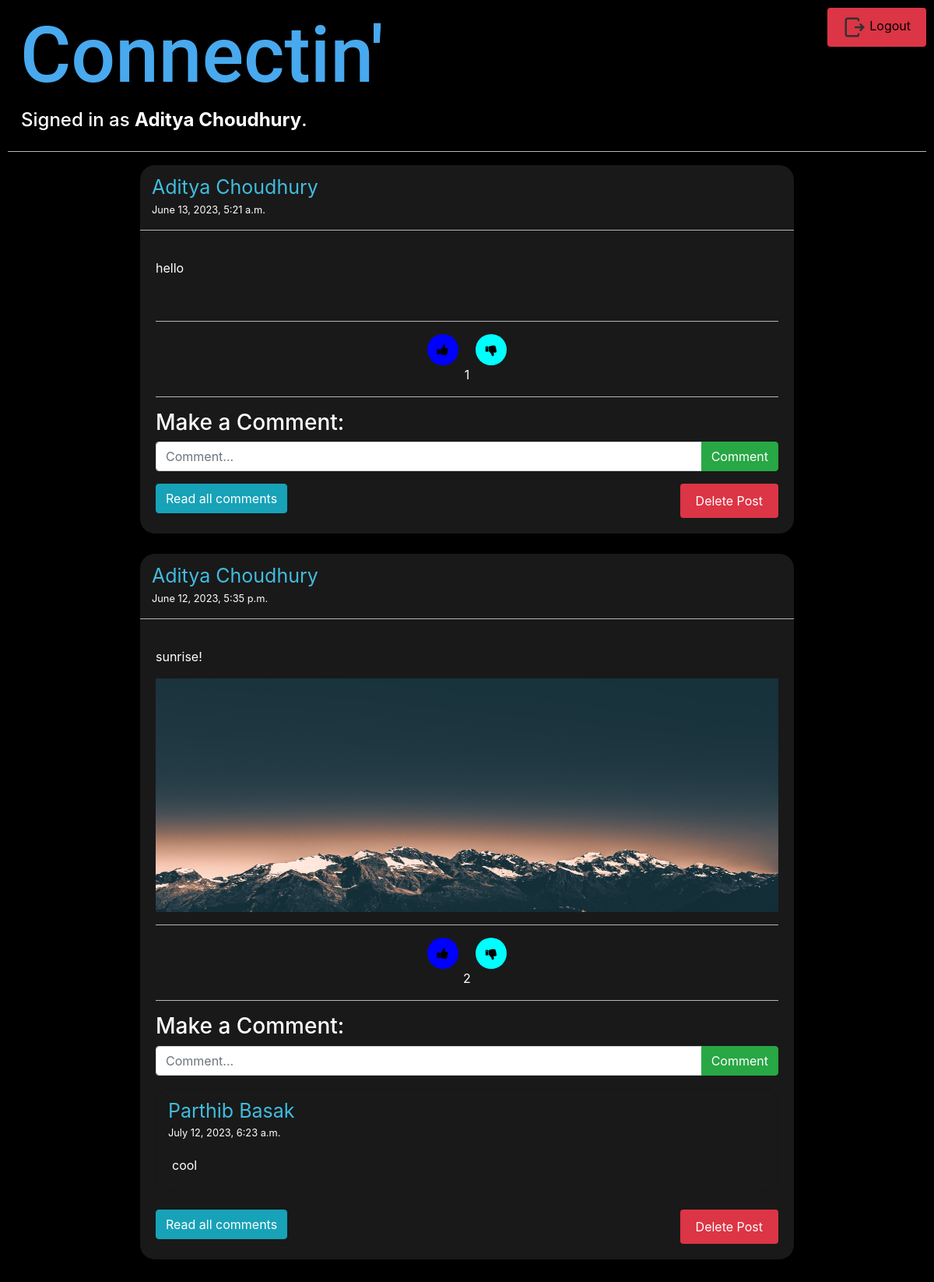
Page /myposts/adityachoudhury (signed in) on the earlier database version.
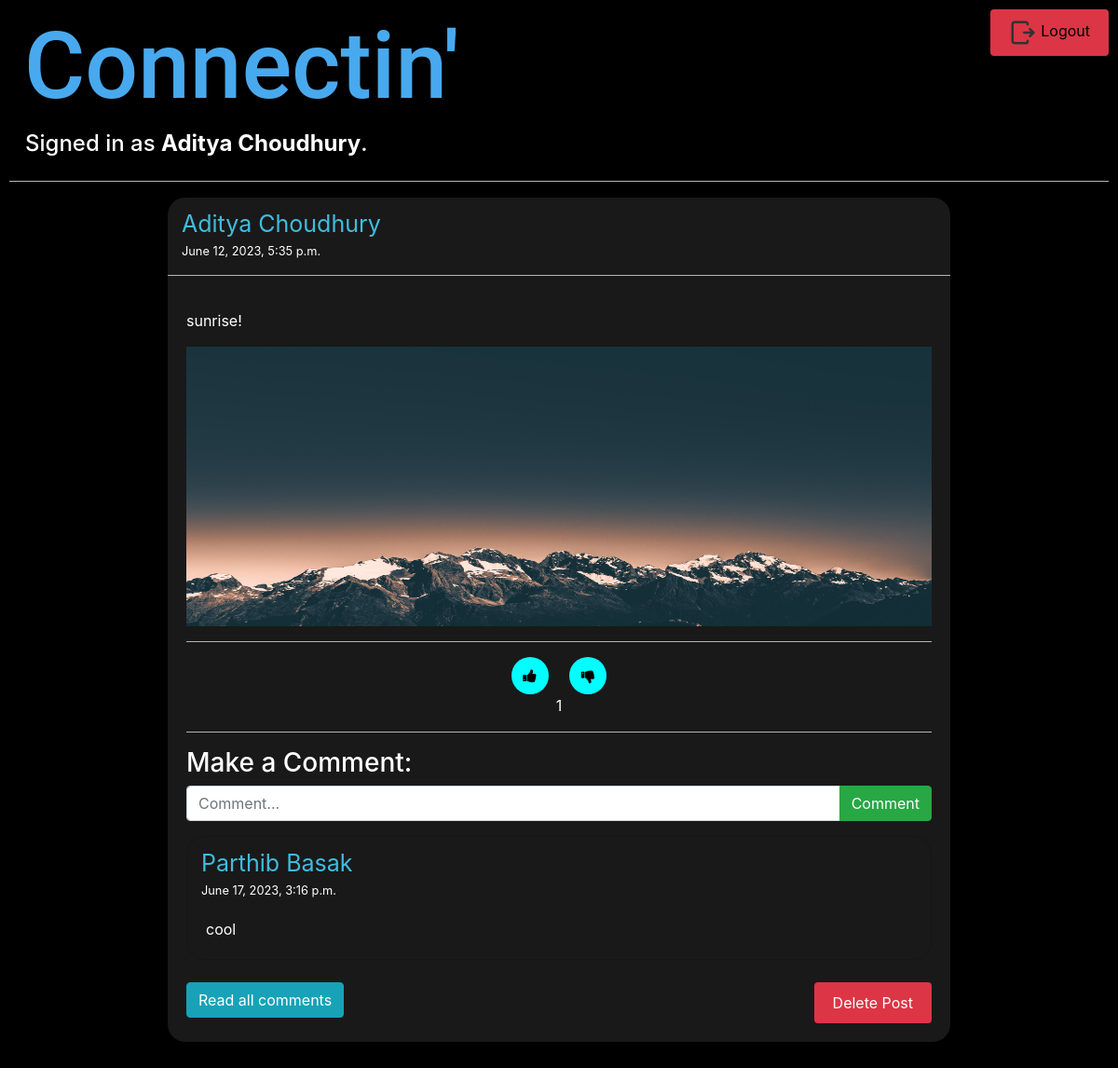
Same page on the later database version.
### lprofile/models.py (models this page shows, shortened)
class posts(models.Model):
    owner=models.ForeignKey(User,on_delete=models.CASCADE,blank=True,null=True,related_name="user")
    desc=models.CharField(max_length=1000)
    time=models.DateTimeField(auto_now_add=True)
    likes=models.ManyToManyField(User,related_name='likes')
    dislikes=models.ManyToManyField(User,related_name='dislikes')
    postimg=models.ImageField(null=True,blank=True,upload_to="media/postimages")
    def number_of_likes(self):
        return self.likes.count()
    def post_comms(self):
        return comments.objects.filter(c_post=self).first()

class comments(models.Model):
    comment_owner=models.ForeignKey(User,on_delete=models.CASCADE,blank=True,related_name='c_owner')
    c_post=models.ForeignKey(posts,on_delete=models.CASCADE,blank=True,null=True,related_name='c_post')
    time=models.DateTimeField(auto_now_add=True)
    message=models.CharField(max_length=300)

### lprofile/views.py (the view)
# urls.py: path("myposts/<str:uname>",views.myposts,name="myposts"),
def myposts(request,uname):
    user=User.objects.get(username=uname)
    mypost=posts.objects.filter(owner=user).order_by('-time')
    return render(request,'lprofile/myposts.html',{
        'mypost':mypost
    })

### lprofile/templates/lprofile/myposts.html (shortened to what the changed rows need)
{% extends "lprofile/layout.html" %}
{% block body %}
{% if user.is_authenticated %}
{% if mypost %}
    {% for i in mypost %}
    <div class="row justify-content-center">
        <div class="card" style=" border: 1px solid #000; width: 842px;">
            <a href="{% url 'profile1' uname=i.owner %}" style="padding-left: 15px;padding-top: 10px;font-size: 25px;">{{ i.owner.first_name }} {{ i.owner.last_name }}</a>
            <small style="padding-left: 15px">{{ i.time }}</small><hr>
            <div class="card-body">
                <p class="card-text">{{ i.desc }}</p>
                {% if i.postimg %}
                <img src="{{ i.postimg.url }}" style="height: 300px; width: 800px;" alt="post_picture">
                {% endif %}
                <br>
                <hr>
                <div style="text-align: center">
                    {% if request.user not in i.likes.all %}
                    {% if request.user not in i.dislikes.all %}
                    <div style="display: inline-block;vertical-align: middle">
                        <button type="submit" onclick="like(`{{i.id}}`)" id="{{i.id}}" class="fa fa-thumbs-up" style="border-radius: 20px;width: 40px;height: 40px;background-color: cyan;border: rgb(25,25,25);"></button>
                    </div>
                    <div style="display: inline-block;vertical-align: middle">
                        <button type="submit" onclick="dislike(`{{i.id}}`)" id="dis{{i.id}}" class="fa fa-thumbs-down" style="border-radius: 20px;width: 40px;height: 40px;background-color: cyan;border: rgb(25,25,25)"></button>
                    </div>
                    {% endif %}
                    {% else %}
                    <div style="display: inline-block;vertical-align: middle">
                        <button type="submit" onclick="like(`{{i.id}}`)" id="{{i.id}}" class="fa fa-thumbs-up" style="border-radius: 20px;width: 40px;height: 40px;background-color: blue;border: rgb(25,25,25)"></button>
                    </div>
                    <div style="display: inline-block;vertical-align: middle">
                        <button type="submit" onclick="dislike(`{{i.id}}`)" id="dis{{i.id}}" class="fa fa-thumbs-down" style="border-radius: 20px;width: 40px;height: 40px;background-color: cyan;border: rgb(25,25,25)"></button>
                    </div>
                    {% endif %}
                        <p style="text-align: center;" id="likecount{{i.id}}">{{ i.number_of_likes }}</p>
                </div>
                <hr>
                <div>
                <form action="{% url 'comments' i.id %}" method="POST">
                    <h3>Make a Comment:</h3>
                    <div class="input-group mb-3">
                        <input type="text" style="background-color: rg(25, 25, 25);color: white;" class="form-control" name="message" placeholder="Comment..." aria-describedby="basic-addon2">
                        <div class="input-group-append">
                            <button class="btn btn-success" type="submit">Comment</button>
                        </div>
                    </div>
                </form>
                {% if i.post_comms %}
                <div class="card">
                    <a href="{% url 'profile1' uname=i.post_comms.comment_owner %}" style="padding-left: 15px;padding-top: 10px;font-size: 25px;">{{ i.post_comms.comment_owner.first_name }} {{ i.post_comms.comment_owner.last_name }}</a>
                    <small style="padding-left: 15px;">{{ i.post_comms.time }}</small>
                    <div class="card-body">
                        <p class="card-text">{{ i.post_comms.message }}</p>
                    </div>
                </div>
                <br>
                {% endif %}
                <div style="float: left;">
                    <a href="{% url 'comments' i.id %}">
                        <button class="btn btn-info">
                            Read all comments
                        </button>
                    </a>
                </div>
                {% if request.user == i.owner %}
                <div style="float: right;">
                    <form action="{% url 'delete' i.id %}" method="POST">
                        <button type="submit" name='delete' class="btn btn-danger">Delete Post</button>
                    </form>
                </div>
                {% endif %}
                </div>
            </div>
        </div>
    </div>
    <br>
    {% endfor %}
{% else %}
<h5>None yet!</h5>
{% endif %}
{% else %}
<h2 style="text-align: center">Login/SignUp first!</h2>
{% endif %}
{% endblock %}

Differences in the rows shown:
removed posts: owner.first_name "Aditya", owner.last_name "Choudhury", time "June 13, 2023, 5:21 a.m.", desc "hello", number_of_likes "1", shows "Delete Post"
changed through a linked row, posts "sunrise!": number_of_likes "2" → "1"; post_comms.time "July 12, 2023, 6:23 a.m." → "June 17, 2023, 3:16 p.m."
